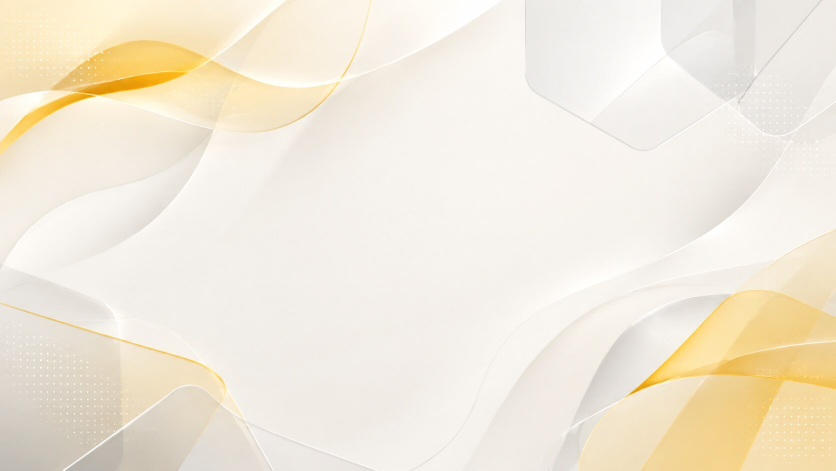
#> input picture src/assets/backgrounds/papernest_default.jpg, 1672 x 941 px (shown at 1/2 size)
$ python -i background.py   (imports and definitions only)
#> lines starting #> are read from the running program, lines starting #| are printed output that depends on the picture
from __future__ import annotations

import json
import logging
import re
import shutil
import uuid
from io import BytesIO
from pathlib import Path
from typing import TYPE_CHECKING

from PIL import Image, ImageOps, UnidentifiedImageError

from core.config.settings import APPEARANCE_SETTINGS_PATH, BACKGROUND_ROOT
from core.models.background_settings import (
    DEFAULT_BACKGROUND_COLOR,
    BackgroundMode,
    BackgroundSettings,
)

if TYPE_CHECKING:
    import flet as ft


logger = logging.getLogger(__name__)

DEFAULT_BACKGROUND_ASSET = "backgrounds/papernest_default.jpg"
SUPPORTED_IMAGE_EXTENSIONS = {".png", ".jpg", ".jpeg", ".webp"}
MAX_BACKGROUND_SIZE_BYTES = 50 * 1024 * 1024
_HEX_COLOR_PATTERN = re.compile(r"^#[0-9A-F]{6}$")


class BackgroundService:
    def __init__(
        self,
        *,
        settings_path: Path = APPEARANCE_SETTINGS_PATH,
        background_root: Path = BACKGROUND_ROOT,
        default_asset: str = DEFAULT_BACKGROUND_ASSET,
    ) -> None:
        self.settings_path = settings_path
        self.background_root = background_root
        self.default_asset = default_asset

    # [36 lines left out: functions load, save, use_color, not called in this run]

    def import_image(
        self,
        source: str | Path,
        *,
        alignment_x: float = 0.0,
        alignment_y: float = 0.0,
        zoom: float = 1.0,
        target_aspect_ratio: float = 16 / 9,
    ) -> BackgroundSettings:
        source_path = Path(source).expanduser()
        self._validate_image(source_path)
        self.background_root.mkdir(parents=True, exist_ok=True)
        destination = self.background_root / (
            f"custom_background_{uuid.uuid4().hex[:12]}{source_path.suffix.casefold()}"
        )
        temporary = destination.with_name(f".{destination.name}.part")
        temporary.unlink(missing_ok=True)
        normalized_zoom = self._normalize_zoom(zoom)
        if normalized_zoom != 1.0:
            cropped = self.load_preview_image(source_path, max_size=None)
            cropped = self._crop_image(
                cropped,
                alignment_x=alignment_x,
                alignment_y=alignment_y,
                zoom=normalized_zoom,
                target_aspect_ratio=target_aspect_ratio,
            )
            self._save_image(cropped, temporary, source_path.suffix.casefold())
            alignment_x = 0.0
            alignment_y = 0.0
        else:
            shutil.copy2(source_path, temporary)
        self._validate_image(temporary, check_extension=False)
        temporary.replace(destination)
        self._remove_previous_images(keep=destination)
        current = self.load()
        return self.save(
            BackgroundSettings(
                mode=BackgroundMode.IMAGE,
                color=current.color,
                image_path=str(destination),
                alignment_x=self._normalize_alignment(alignment_x),
                alignment_y=self._normalize_alignment(alignment_y),
            )
        )

    # [147 lines left out: functions load_preview_image, render_crop_preview, _crop_image, _crop_with_edge_extension, _save_image, use_image, not called in this run]

    def reset(self) -> BackgroundSettings:
        self._remove_previous_images()
        return self.save(BackgroundSettings())

    # [95 lines left out: functions apply, resolve_image_source, _normalize, _normalize_color, _normalize_alignment, _normalize_zoom and 2 more, not called in this run]


background_service = BackgroundService()

>>> import cv2
>>> picture = cv2.imread('../../assets/backgrounds/papernest_default.jpg', cv2.IMREAD_GRAYSCALE)
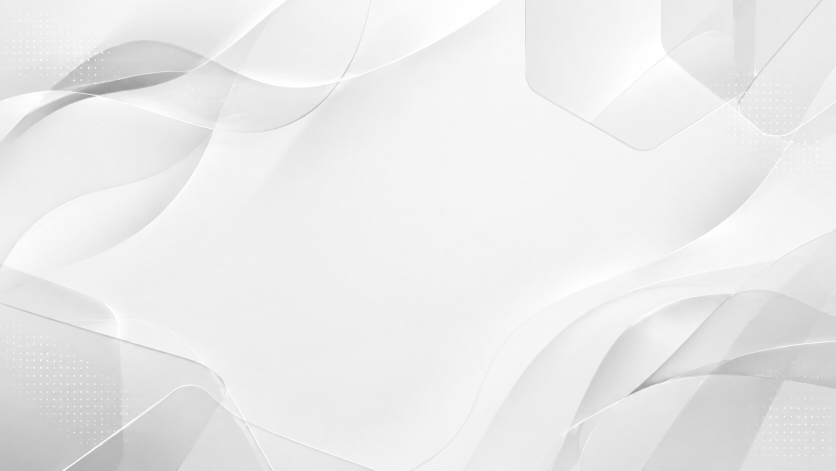
#> picture: shape (941, 1672) (shown at 1/2 size); min 145, max 255, mean 234.7
>>> result = BackgroundService().import_image(picture)
#> (the run stopped early here; a loop or call above may not have finished)
